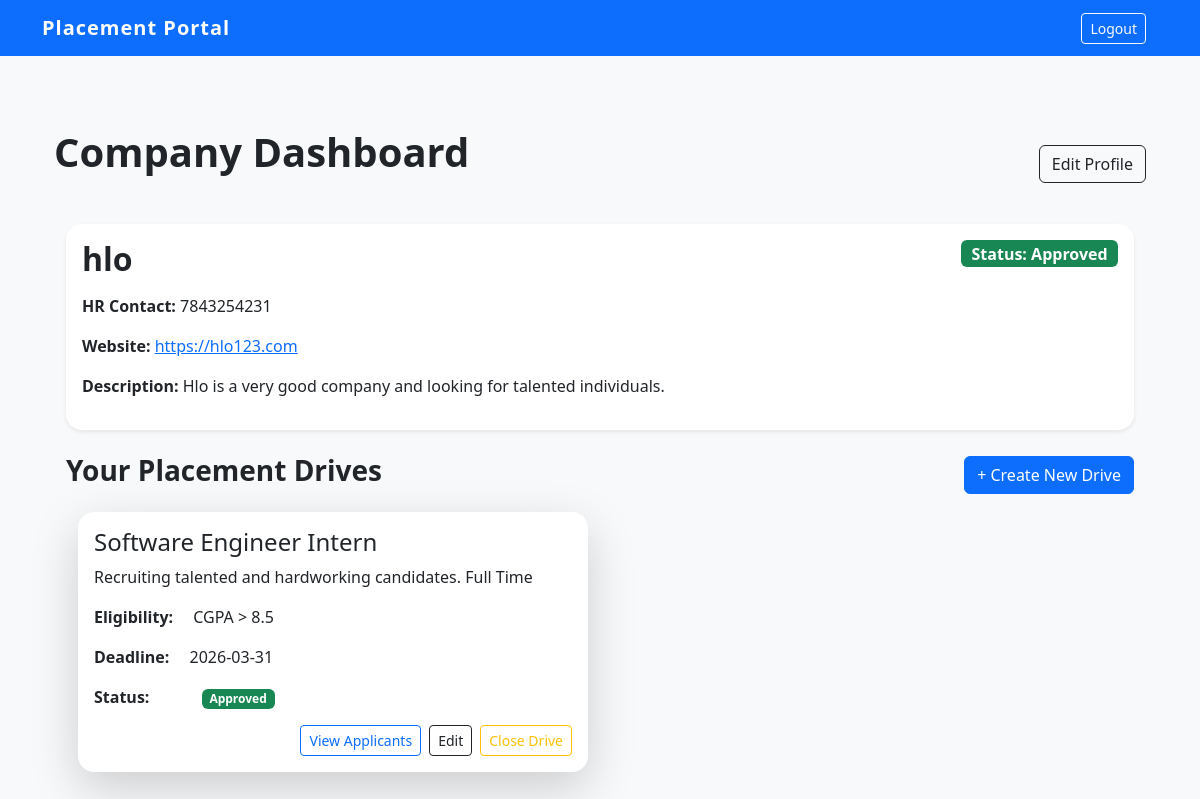
/company_dashboard (signed in), run on the app's committed database.
### models.py (models this page shows)
class Company(db.Model):
    id = db.Column(db.Integer, primary_key=True)
    name = db.Column(db.String(100), unique=True, nullable=False)
    email = db.Column(db.String(100), unique=True, nullable=False)
    password = db.Column(db.String(50), unique=True, nullable=False)
    website = db.Column(db.String(100))
    hr_contact = db.Column(db.String(15))
    description = db.Column(db.Text)
    status = db.Column(db.String(20), default='Pending')
    is_active = db.Column(db.Boolean, default=True)
    drives = db.relationship('PlacementDrive', backref='company', lazy=True, cascade="all, delete-orphan")

class PlacementDrive(db.Model):
    id = db.Column(db.Integer, primary_key=True)
    job_title = db.Column(db.String(100), nullable=False)
    description = db.Column(db.Text)
    eligibility= db.Column(db.Text)
    deadline = db.Column(db.String(20))
    status = db.Column(db.String(20), default='Pending')
    is_active = db.Column(db.Boolean, default=True)
    company_id = db.Column(db.Integer, db.ForeignKey('company.id'), nullable=False)
    applications = db.relationship('Application', backref='drive', lazy=True, cascade="all, delete-orphan")

### app.py (the view)
@app.route('/company_dashboard')
def company_dashboard():
    if session.get('role') != 'company':
        return redirect(url_for('login'))
    company_id = session.get('user_id')
    company = Company.query.get(company_id)
    drives = PlacementDrive.query.filter_by(company_id=company_id).all()
    return render_template('company/company_dashboard.html', company=company, drives=drives)

### app.py (called while the page is built)
@app.after_request
def add_header(response):
    response.headers['Cache-Control'] = 'no-store, no-cache, must-revalidate, post-check=0, pre-check=0, max-age=0'
    response.headers['Pragma'] = 'no-cache'
    response.headers['Expires'] = '-1'
    return response

### templates/company/company_dashboard.html
{% extends 'base.html' %}
{% block extra_nav %}
<div class = "container">
    <a href = "{{ url_for('logout') }}" class = "btn btn-outline-light btn-sm">Logout</a>
{% endblock %}
{% block content %}
<div class = "container-fluid py-4">
    <div class="d-flex justify-content-between align-items-center mb-4">
        <h1 class = "fw-bold mb-4">Company Dashboard</h1>
        <a href = "{{ url_for('edit_profile') }}" class = "btn btn-outline-dark">Edit Profile</a>
    </div>
    <div class = "container">
        <div class = "card mb-4 shadow-sm rounded-4">
            <div class = "card-body">
                <div class = "d-flex justify-content-between">
                    <div>
                        <h2 class = "fw-bold mb-3">{{ company.name }}</h2>
                        <p><strong>HR Contact:</strong> {{ company.hr_contact }}</p>
                        <p><strong>Website:</strong> <a href="{{ company.website }}" target="_blank">{{ company.website }}</a></p>
                        <p><strong>Description:</strong> {{ company.description }}</p>
                    </div>
                    <div class = "text-end">
                        <span class = "badge {% if company.status == 'Approved' %}bg-success{% else %}bg-danger mb-5{% endif %} fs-6">
                        Status: {{ company.status }}
                        </span>
                    </div>
                </div>
            </div>
        </div>
        <div class = "d-flex justify-content-between align-items-center mb-3">
            <h3 class = "fw-bold">Your Placement Drives</h3>
            {% if company.status == 'Approved' %}
                <a href = "{{ url_for('create_drive') }}" class = "btn btn-primary">+ Create New Drive</a>
            {% endif %}
        </div>
        <div class = "row">
            {% for drive in drives %}
                <div class = "col-md-6 mb-4">
                    <div class = "card shadow-lg rounded-4 h-100 p-3">
                        <h4 class = "card-title">{{ drive.job_title }}</h4>
                        <p class = "card-text text-truncate"> {{ drive.description }}</p>
                        <p><strong>Eligibility:</strong>
                            <span class = "ms-3 fs-7">{{ drive.eligibility }}</span>
                        </p>
                        <p><strong>Deadline:</strong>
                            <span class = "ms-3 fs-7">{{ drive.deadline }}</span>
                        </p>
                        <p><strong>Status:</strong> <span class = "badge {% if drive.status == 'Approved' %}bg-success{% elif drive.status == 'Pending' %}bg-warning text-dark{% else %}bg-danger{% endif %} ms-5 fs-7">
                            {{ drive.status }}
                            </span>
                        </p>
                        <div class = "d-flex justify-content-end">
                            <a href = "{{ url_for('view_applicants', drive_id = drive.id) }}" class = "btn btn-sm btn-outline-primary">View Applicants</a>
                            <a href = "{{ url_for('edit_drive', drive_id = drive.id) }}" class = "btn btn-sm btn-outline-dark ms-2">Edit</a>
                            <a href = "{{ url_for('toggle_drive_status', drive_id = drive.id) }}"
                                class = "btn btn-sm ms-2 {% if drive.status == 'Closed' %}btn-outline-primary{% else %}btn-outline-warning{% endif %}">
                                {% if drive.status == 'Closed' %}Re-open Drive{% else %}Close Drive{% endif %}
                            </a>
                        </div>
                    </div>
                </div>
            </div>
            {% else %}
                <p>No placement drives found. Start by creating a new drive!</p>
            {% endfor %}
        </div>
    </div>
</div>
{% endblock %}

### static/style.css (style rules this page uses)
:root { --primary-color: #0d6efd; --success-color: #198754; --error-red: #dc3545; }
body { font-family: 'Segoe UI', Tahoma, Geneva, Verdana, sans-serif; background-color: #f8f9fa; }
.row { margin: 0; }
.card { border: none; transition: transform 0.3s ease, box-shadow 0.3s ease; }

### data on the page
Company: name "hlo", hr_contact "7843254231", website "https://hlo123.com", description "Hlo is a very good company and looking for talented individuals.", status "Approved"
PlacementDrive: job_title "Software Engineer Intern", description "Recruiting talented and hardworking candidates. Full Time", eligibility "CGPA > 8.5", deadline "2026-03-31", status "Approved", shows "Close Drive"
